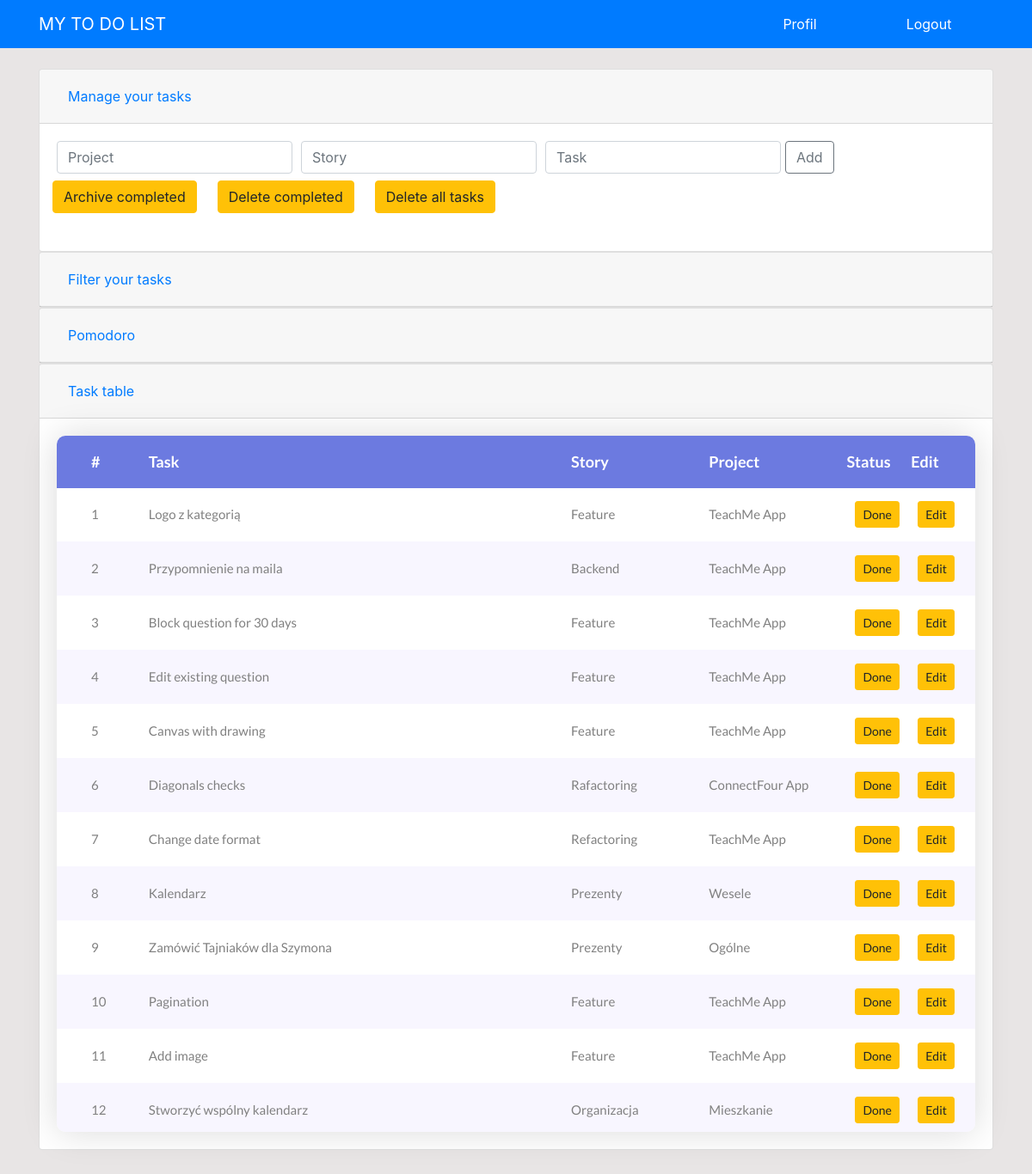
Page / (signed in) on the earlier database version.
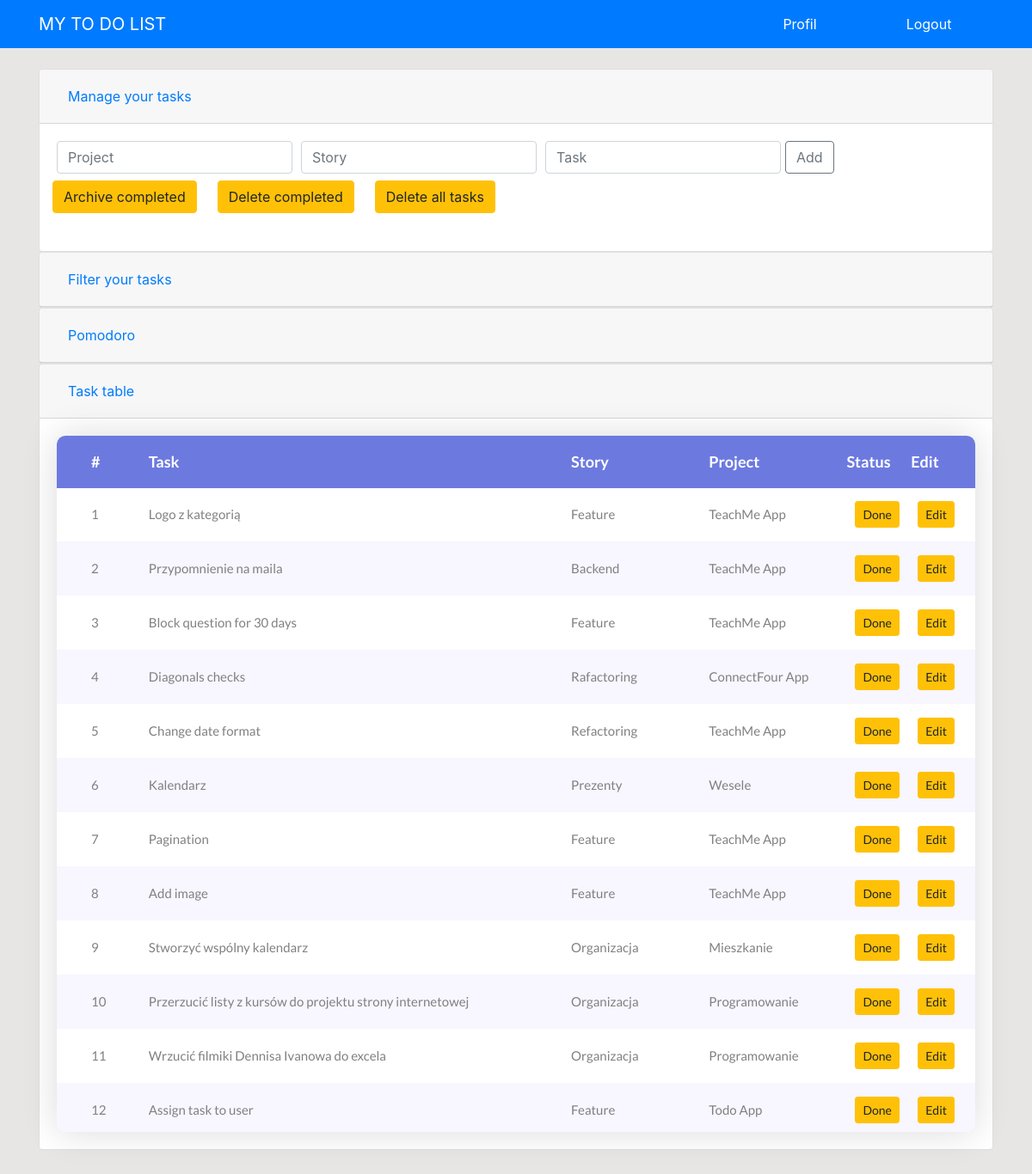
Same page on the later database version.
### todo/models.py (models this page shows, shortened)
class Todo(models.Model):
    date_added = models.DateTimeField(default=timezone.now)
    task = models.CharField(max_length=100)
    story = models.CharField(max_length=100, default="-")
    project = models.CharField(max_length=100)
    complete = models.BooleanField(default=False)
    archived = models.BooleanField(default=False)

### todo/views.py (the view)
# urls.py: 2. Add a URL to urlpatterns:  path('', views.home, name='home')
def home(request):
    context = {'tasks': Todo.objects.filter(archived=False).order_by('-id')}
    return render(request, 'todo/home.html', context)

### todo/templates/todo/home.html (shortened to what this page needs)
{% extends 'todo/layout.html' %}
{% block content %}
    {% if user.is_authenticated %}
        {% include 'todo/home_parts/home_task_managing.html' %}
        {% include 'todo/home_parts/home_filtering.html' %}
        {% include 'todo/home_parts/home_pomodoro.html' %}
        {% include 'todo/home_parts/home_table.html' %}
    {% else %}
        <nav aria-label="breadcrumb">
            <ol class="breadcrumb">
                <li class="breadcrumb-item active" aria-current="page">Login to see your tasks</li>
            </ol>
        </nav>
    {% endif %}
{% endblock content %}

### todo/templates/todo/home_parts/home_table.html (shortened to what this page needs)
<div class="card">
    <div class="card-header" id="headingFourth">
      <h2 class="mb-0">
        <button class="btn btn-link btn-block text-left" type="button" data-toggle="collapse" data-target="#collapseFourth" aria-expanded="true" aria-controls="collapseFourth">
          Task table
        </button>
      </h2>
    </div>
    <div id="collapseFourth" class="collapse show" aria-labelledby="headingFourth" data-parent="#accordionExample">
        <div class="card-body">
            <div class="container-table100">
                <div class="wrap-table100">
                    <div class="table100 ver1 m-b-110">
                        <div class="table100-head">
                            <table>
                                <thead>
                                    <tr class="row100 head">
                                        <th class="cell100 column1">#</th>
                                        <th class="cell100 column2">Task</th>
                                        <th class="cell100 column3">Story</th>
                                        <th class="cell100 column4">Project</th>
                                        <th class="cell100 column5">Status</th>
                                        <th class="cell100 column6">Edit</th>
                                    </tr>
                                </thead>
                            </table>
                        </div>
                        <div class="table100-body js-pscroll">
                            <table id="myTable">
                                <tbody>
                                    {% for task in tasks %}
                                    <tr class="row100 body">
                                        <td class="cell100 column1">{{ forloop.counter }}</td>
                                        <td class="cell100 column2">{{ task.task }}</td>
                                        <td class="cell100 column3">{{ task.story }}</td>
                                        <td class="cell100 column4">{{ task.project }}</td>
                                        <td class="cell100 column5" style="padding-left: 10px;">
                                            <a href="{% url 'completed' task.id %}"><button type="button" class="btn btn-warning btn-sm">Done</button></a>
                                        </td>
                                        <td class="cell100 column6" style="padding-left: 8px;">
                                            <button type="button" class="btn btn-warning btn-sm" data-toggle="modal" data-target="#task{{ forloop.counter }}">Edit</button>
                                        </td>
                                    </tr>
                                    {% endfor %}
                                </tbody>
                            </table>
                        </div>
                    </div>
                </div>
            </div>
        </div>
        </div>
    </div>
</div>

Differences in the rows shown:
no longer on this page (row edited): Todo: task "Edit existing question", story "Feature", project "TeachMe App"
no longer on this page (row edited): Todo: task "Canvas with drawing", story "Feature", project "TeachMe App"
no longer on this page (row edited): Todo: task "Zamówić Tajniaków dla Szymona", story "Prezenty", project "Ogólne"
now on this page (row unchanged): Todo: task "Przerzucić listy z kursów do projektu strony internetowej", story "Organizacja", project "Programowanie"
now on this page (row unchanged): Todo: task "Wrzucić filmiki Dennisa Ivanowa do excela", story "Organizacja", project "Programowanie"
now on this page (row unchanged): Todo: task "Assign task to user", story "Feature", project "Todo App"
